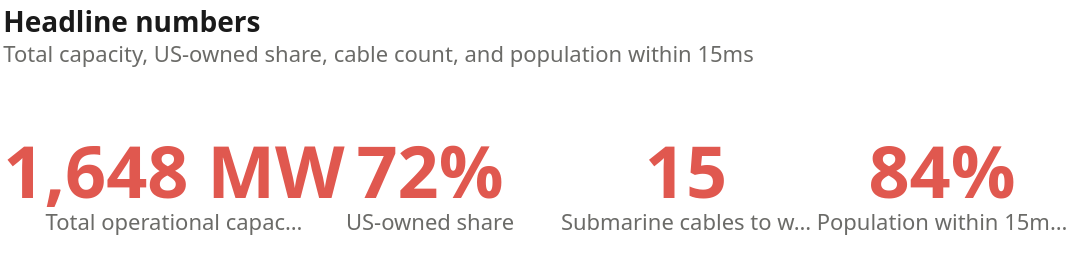

Express this chart as Vega-Lite.
### Vega-Lite specification from a JSON file in a GitHub repository (floating-point values rounded to 4 significant figures)
{"width": 540, "height": 140, "title": {"text": "Headline numbers", "subtitle": "Total capacity, US-owned share, cable count, and population within 15ms"}, "data": {"values": [{"label": "1,648 MW", "context": "Total operational capacity", "x": 0}, {"label": "72%", "context": "US-owned share", "x": 1}, {"label": "15", "context": "Submarine cables to world", "x": 2}, {"label": "84%", "context": "Population within 15ms of hyperscaler", "x": 3}]}, "layer": [{"mark": {"type": "text", "fontSize": 36, "fontWeight": 700, "color": "#E0584F", "align": "center", "baseline": "middle"}, "encoding": {"x": {"field": "x", "type": "quantitative", "axis": null, "scale": {"domain": [-0.5, 3.5]}}, "y": {"datum": 1, "type": "quantitative", "axis": null, "scale": {"domain": [0, 2]}}, "text": {"field": "label", "type": "nominal"}}}, {"mark": {"type": "text", "fontSize": 11, "color": "#6B6B68", "align": "center", "baseline": "top", "dy": 18, "limit": 130}, "encoding": {"x": {"field": "x", "type": "quantitative", "axis": null, "scale": {"domain": [-0.5, 3.5]}}, "y": {"datum": 1, "type": "quantitative", "axis": null, "scale": {"domain": [0, 2]}}, "text": {"field": "context", "type": "nominal"}}}], "$schema": "https://vega.github.io/schema/vega-lite/v5.json", "config": {"background": "transparent", "view": {"stroke": null}, "font": "Hanken Grotesk, system-ui, sans-serif", "axis": {"labelFont": "Hanken Grotesk, system-ui, sans-serif", "labelFontSize": 11, "labelColor": "#6B6B68", "titleFont": "Hanken Grotesk, system-ui, sans-serif", "titleFontSize": 11, "titleColor": "#1A1A1A", "titleFontWeight": 500, "domain": false, "ticks": false, "grid": true, "gridColor": "#E5E2D9", "gridOpacity": 0.5, "labelPadding": 6}, "axisX": {"grid": false}, "legend": {"labelFont": "Hanken Grotesk, system-ui, sans-serif", "labelFontSize": 11, "titleFont": "Hanken Grotesk, system-ui, sans-serif", "titleFontSize": 11, "titleFontWeight": 500, "padding": 0, "symbolType": "circle"}, "title": {"font": "Hanken Grotesk, system-ui, sans-serif", "fontSize": 14, "fontWeight": 600, "color": "#1A1A1A", "anchor": "start", "offset": 8, "subtitleFont": "Hanken Grotesk, system-ui, sans-serif", "subtitleFontSize": 11, "subtitleColor": "#6B6B68"}}, "autosize": {"type": "fit", "contains": "padding"}}
